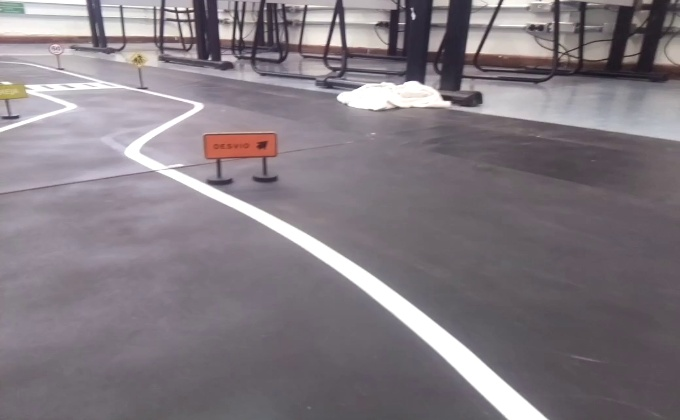
#> input picture Frames_Video/309.jpg, 680 x 420 px, found by its file name
$ python main_frames.py
#> lines starting #> are read from the running program, lines starting #| are printed output that depends on the picture
#!/usr/bin/env python3
# -*- coding: utf-8 -*-
"""
Created on Sun Apr  5 21:46:04 2020

@author: estanislau
"""


import cv2
import numpy as np
# [5 lines of commented-out code are left out]
imagem =  cv2.imread("/home/estanislau/Projetos/Atena/Videos/Frames_Video/309.jpg")
#> imagem is the input picture: shape (420, 680, 3); mean B, G, R 129.6, 123, 130.8


# Imagem da faixa da esquerda
#imagem_obstaculos = imagem_c[210:420, 0:680]

largura, altura = 340, 210

# Redimensionamento da imagem
imagem = cv2.resize(imagem, (largura, altura))
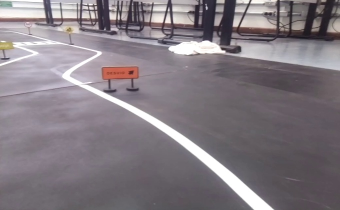
#> imagem: shape (210, 340, 3); mean B, G, R 129.8, 123.1, 130.9

imagem_c = cv2.cvtColor(imagem, cv2.COLOR_BGR2GRAY)

semente = imagem_c[(altura-1), int(largura/2)]
#> semente = 85

ini_eixo_x = 0
mei_eixo_x = int(largura/2)
fim_eixo_x = largura

ini_eixo_y = (altura-1)
fim_eixo_y = int(altura/2)

cont_elementos = 0

for y in range(ini_eixo_y, fim_eixo_y, -1):
    for x in range(mei_eixo_x, fim_eixo_x):
        if imagem_c[y,x] <= 1.7*semente:
            cv2.floodFill(imagem, None, (x, y),(0, 0, 255))
            cont_elementos += 1
        else:
            break

    for x in range(mei_eixo_x, ini_eixo_x, -1):
        if imagem_c[y,x]  <= 1.7*semente:
            cv2.floodFill(imagem, None, (x, y),(0, 0, 255))
            cont_elementos += 1
        else:
            break
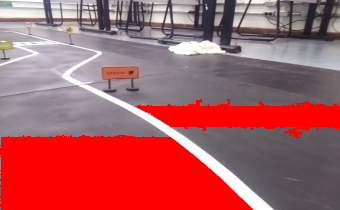
#> imagem: shape (210, 340, 3); mean B, G, R 98.2, 93.5, 170.9
#> after the loop, cont_elementos = 19550


print(cont_elementos)
#| 19550


# Apresentação Imagens
#cv2.imshow("Imagem Original", imagem)
cv2.imshow("Imagem Pista", imagem)
cv2.waitKey(0)

#if cv2.waitKey(1) & 0xFF == 27:
#break


cv2.destroyAllWindows()


'''
cont_imagem = 100
for i in sorted(glob.glob('/home/estanislau/Projetos/Atena/Videos/Frames_Semaforo/*.jpg')):

    imagem = cv2.imread(i)

    cv2.imshow("Apresenta Imagem", imagem)
    cv2.waitKey(1000)

    print("Frame: {0}".format(cont_imagem))
    cont_imagem += 1
'''


cv2.destroyAllWindows()

$ run again, with Videos/Frames_Video/248.jpg copied over Frames_Video/309.jpg
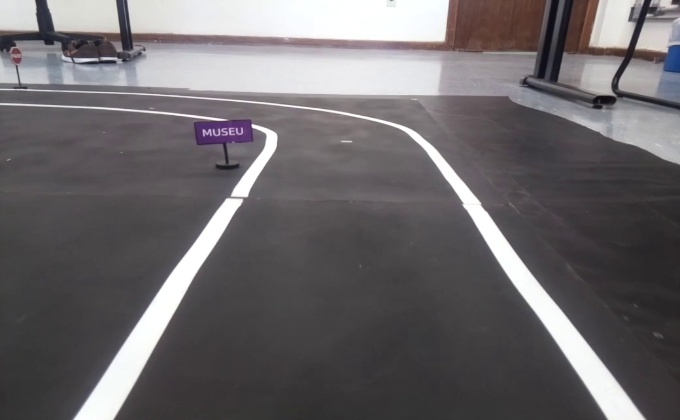
#> input picture Videos/Frames_Video/248.jpg, 680 x 420 px, found by its file name
#> imagem is the input picture: shape (420, 680, 3); mean B, G, R 106.7, 104.2, 107.8
#> `imagem_c = cv2.cvtColor(imagem, cv2.COLOR_BGR2GRAY)`:
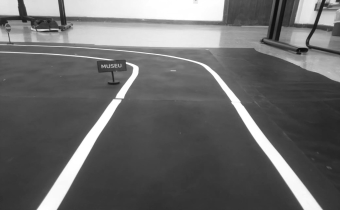
#> imagem_c: shape (210, 340); min 13, max 255, mean 105.7
#> semente = 48
#> after the loop `for y in range(ini_eixo_y, fim_eixo_y, -1):`:
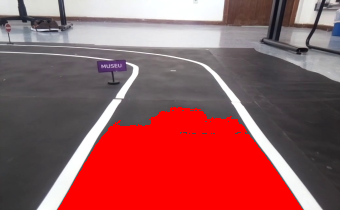
#> imagem: shape (210, 340, 3); mean B, G, R 91.5, 89.3, 153.7
#> after the loop `for y in range(ini_eixo_y, fim_eixo_y, -1):`: cont_elementos = 17058
#| 17058

$ run again, with Videos/Frames_Video/272.jpg copied over Frames_Video/309.jpg
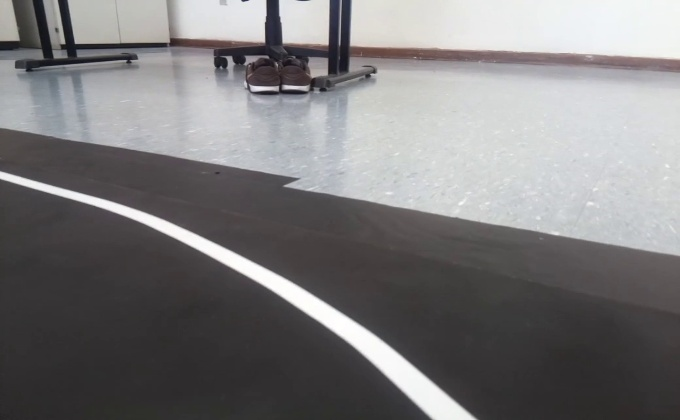
#> input picture Videos/Frames_Video/272.jpg, 680 x 420 px, found by its file name
#> imagem is the input picture: shape (420, 680, 3); mean B, G, R 124.1, 123, 124.4
#> semente = 46
#> after the loop `for y in range(ini_eixo_y, fim_eixo_y, -1):`:
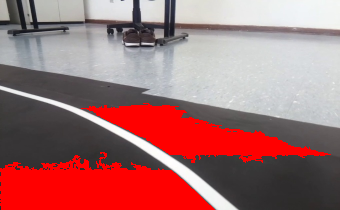
#> imagem: shape (210, 340, 3); mean B, G, R 113, 112, 164.4
#> after the loop `for y in range(ini_eixo_y, fim_eixo_y, -1):`: cont_elementos = 13383
#| 13383

$ run again, with Videos/Frames_Video/287.jpg copied over Frames_Video/309.jpg
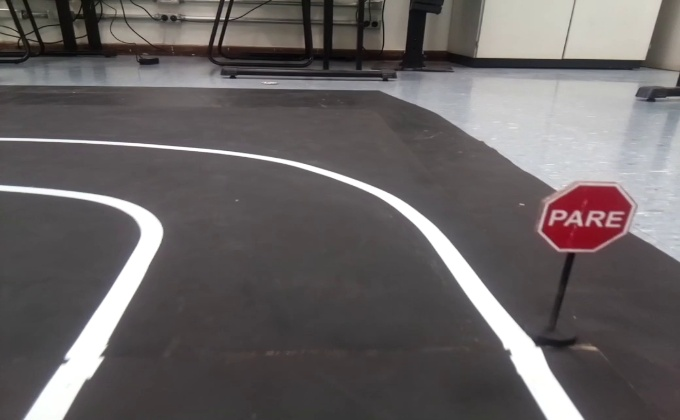
#> input picture Videos/Frames_Video/287.jpg, 680 x 420 px, found by its file name
#> imagem is the input picture: shape (420, 680, 3); mean B, G, R 99.8, 99.5, 104.3
#> `imagem = cv2.resize(imagem, (largura, altura))`:
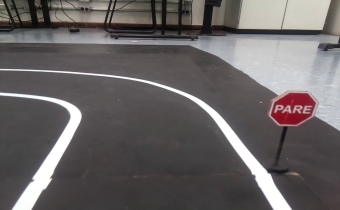
#> imagem: shape (210, 340, 3); mean B, G, R 99.9, 99.6, 104.4
#> semente = 54
#> after the loop `for y in range(ini_eixo_y, fim_eixo_y, -1):`:
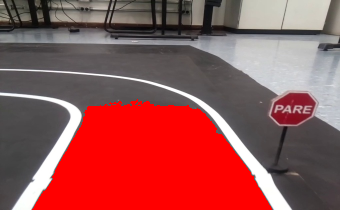
#> imagem: shape (210, 340, 3); mean B, G, R 82.8, 82.7, 152.4
#> after the loop `for y in range(ini_eixo_y, fim_eixo_y, -1):`: cont_elementos = 18381
#| 18381
